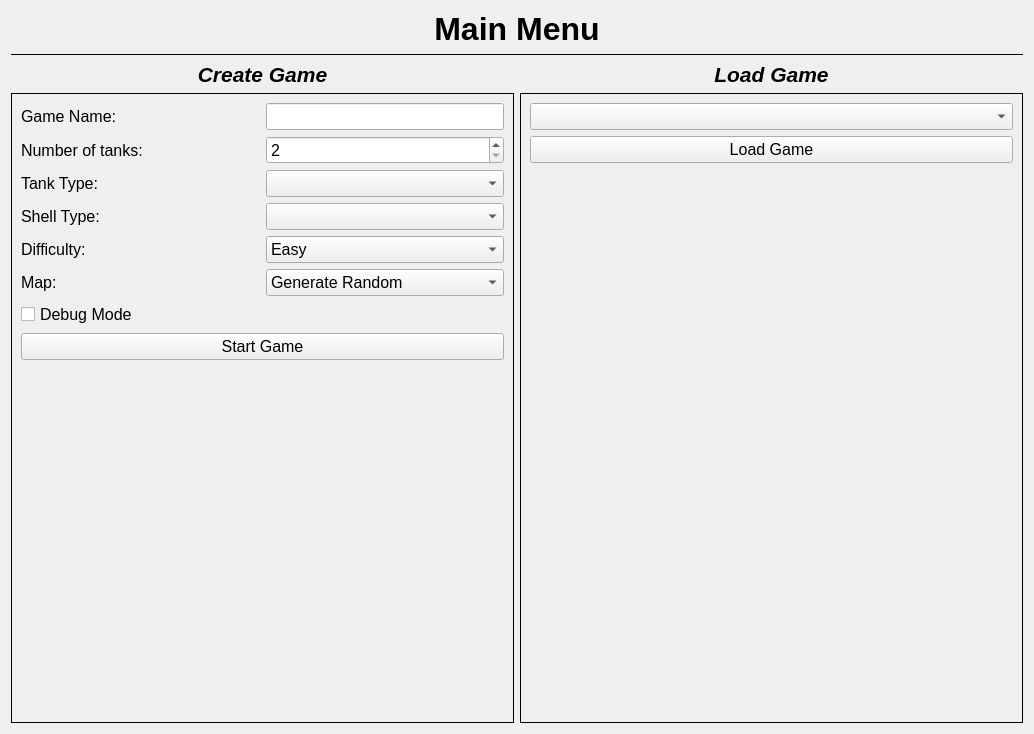
<?xml version="1.0" encoding="UTF-8"?>
<ui version="4.0">
 <class>Form</class>
 <widget class="QWidget" name="Form">
  <property name="geometry">
   <rect>
    <x>0</x>
    <y>0</y>
    <width>1034</width>
    <height>734</height>
   </rect>
  </property>
  <property name="windowTitle">
   <string>Form</string>
  </property>
  <layout class="QGridLayout" name="gridLayout">
   <item row="3" column="0">
    <widget class="QFrame" name="frame">
     <property name="frameShape">
      <enum>QFrame::Box</enum>
     </property>
     <property name="frameShadow">
      <enum>QFrame::Plain</enum>
     </property>
     <property name="lineWidth">
      <number>1</number>
     </property>
     <property name="midLineWidth">
      <number>0</number>
     </property>
     <layout class="QGridLayout" name="gridLayout_2">
      <item row="3" column="0">
       <widget class="QLabel" name="label_6">
        <property name="font">
         <font>
          <pointsize>12</pointsize>
         </font>
        </property>
        <property name="text">
         <string>Tank Type:</string>
        </property>
       </widget>
      </item>
      <item row="4" column="1">
       <widget class="QComboBox" name="shell_type_combobox">
        <property name="font">
         <font>
          <pointsize>12</pointsize>
         </font>
        </property>
       </widget>
      </item>
      <item row="1" column="0">
       <widget class="QLabel" name="label_5">
        <property name="font">
         <font>
          <pointsize>12</pointsize>
         </font>
        </property>
        <property name="text">
         <string>Game Name:</string>
        </property>
       </widget>
      </item>
      <item row="2" column="0">
       <widget class="QLabel" name="label_2">
        <property name="font">
         <font>
          <pointsize>12</pointsize>
         </font>
        </property>
        <property name="text">
         <string>Number of tanks:</string>
        </property>
       </widget>
      </item>
      <item row="9" column="0" colspan="2">
       <spacer name="verticalSpacer">
        <property name="orientation">
         <enum>Qt::Vertical</enum>
        </property>
        <property name="sizeHint" stdset="0">
         <size>
          <width>20</width>
          <height>40</height>
         </size>
        </property>
       </spacer>
      </item>
      <item row="6" column="1">
       <widget class="QComboBox" name="map_files_combobox">
        <property name="font">
         <font>
          <pointsize>12</pointsize>
         </font>
        </property>
        <item>
         <property name="text">
          <string>Generate Random</string>
         </property>
        </item>
       </widget>
      </item>
      <item row="6" column="0">
       <widget class="QLabel" name="label_4">
        <property name="font">
         <font>
          <pointsize>12</pointsize>
         </font>
        </property>
        <property name="text">
         <string>Map:</string>
        </property>
       </widget>
      </item>
      <item row="2" column="1">
       <widget class="QSpinBox" name="number_of_tanks_spinbox">
        <property name="font">
         <font>
          <pointsize>12</pointsize>
         </font>
        </property>
        <property name="minimum">
         <number>2</number>
        </property>
        <property name="maximum">
         <number>10</number>
        </property>
       </widget>
      </item>
      <item row="5" column="0">
       <widget class="QLabel" name="label_3">
        <property name="font">
         <font>
          <pointsize>12</pointsize>
         </font>
        </property>
        <property name="text">
         <string>Difficulty:</string>
        </property>
       </widget>
      </item>
      <item row="5" column="1">
       <widget class="QComboBox" name="difficulty_combobox">
        <property name="font">
         <font>
          <pointsize>12</pointsize>
         </font>
        </property>
        <property name="currentText">
         <string>Easy</string>
        </property>
        <item>
         <property name="text">
          <string>Easy</string>
         </property>
        </item>
        <item>
         <property name="text">
          <string>Medium</string>
         </property>
        </item>
        <item>
         <property name="text">
          <string>Hard</string>
         </property>
        </item>
       </widget>
      </item>
      <item row="1" column="1">
       <widget class="QLineEdit" name="game_name_line_edit">
        <property name="sizePolicy">
         <sizepolicy hsizetype="Minimum" vsizetype="Fixed">
          <horstretch>0</horstretch>
          <verstretch>0</verstretch>
         </sizepolicy>
        </property>
        <property name="font">
         <font>
          <pointsize>12</pointsize>
         </font>
        </property>
       </widget>
      </item>
      <item row="8" column="0" colspan="2">
       <widget class="QPushButton" name="start_game_button">
        <property name="font">
         <font>
          <pointsize>12</pointsize>
         </font>
        </property>
        <property name="text">
         <string>Start Game</string>
        </property>
       </widget>
      </item>
      <item row="3" column="1">
       <widget class="QComboBox" name="tank_type_combobox">
        <property name="font">
         <font>
          <pointsize>12</pointsize>
         </font>
        </property>
       </widget>
      </item>
      <item row="4" column="0">
       <widget class="QLabel" name="label_7">
        <property name="font">
         <font>
          <pointsize>12</pointsize>
         </font>
        </property>
        <property name="text">
         <string>Shell Type:</string>
        </property>
       </widget>
      </item>
      <item row="7" column="0" colspan="2">
       <widget class="QCheckBox" name="debug_mode_checkbox">
        <property name="font">
         <font>
          <pointsize>12</pointsize>
         </font>
        </property>
        <property name="text">
         <string>Debug Mode</string>
        </property>
       </widget>
      </item>
     </layout>
    </widget>
   </item>
   <item row="1" column="0" colspan="2">
    <widget class="Line" name="main_menu_divider">
     <property name="frameShadow">
      <enum>QFrame::Plain</enum>
     </property>
     <property name="orientation">
      <enum>Qt::Horizontal</enum>
     </property>
    </widget>
   </item>
   <item row="0" column="0" colspan="2">
    <widget class="QLabel" name="label">
     <property name="maximumSize">
      <size>
       <width>16777215</width>
       <height>50</height>
      </size>
     </property>
     <property name="font">
      <font>
       <pointsize>24</pointsize>
       <weight>75</weight>
       <bold>true</bold>
      </font>
     </property>
     <property name="text">
      <string>Main Menu</string>
     </property>
     <property name="alignment">
      <set>Qt::AlignCenter</set>
     </property>
    </widget>
   </item>
   <item row="3" column="1">
    <widget class="QFrame" name="frame_2">
     <property name="frameShape">
      <enum>QFrame::Box</enum>
     </property>
     <property name="frameShadow">
      <enum>QFrame::Plain</enum>
     </property>
     <property name="lineWidth">
      <number>1</number>
     </property>
     <property name="midLineWidth">
      <number>0</number>
     </property>
     <layout class="QGridLayout" name="gridLayout_3">
      <item row="2" column="0">
       <widget class="QPushButton" name="load_game_button">
        <property name="font">
         <font>
          <pointsize>12</pointsize>
         </font>
        </property>
        <property name="text">
         <string>Load Game</string>
        </property>
       </widget>
      </item>
      <item row="1" column="0">
       <widget class="QComboBox" name="save_files_combobox">
        <property name="font">
         <font>
          <pointsize>12</pointsize>
         </font>
        </property>
       </widget>
      </item>
      <item row="3" column="0">
       <spacer name="verticalSpacer_2">
        <property name="orientation">
         <enum>Qt::Vertical</enum>
        </property>
        <property name="sizeHint" stdset="0">
         <size>
          <width>20</width>
          <height>40</height>
         </size>
        </property>
       </spacer>
      </item>
     </layout>
    </widget>
   </item>
   <item row="2" column="0">
    <widget class="QLabel" name="label_8">
     <property name="font">
      <font>
       <pointsize>16</pointsize>
       <weight>75</weight>
       <italic>true</italic>
       <bold>true</bold>
       <underline>false</underline>
      </font>
     </property>
     <property name="text">
      <string>Create Game</string>
     </property>
     <property name="alignment">
      <set>Qt::AlignCenter</set>
     </property>
    </widget>
   </item>
   <item row="2" column="1">
    <widget class="QLabel" name="label_9">
     <property name="font">
      <font>
       <pointsize>16</pointsize>
       <weight>75</weight>
       <italic>true</italic>
       <bold>true</bold>
       <underline>false</underline>
      </font>
     </property>
     <property name="text">
      <string>Load Game</string>
     </property>
     <property name="alignment">
      <set>Qt::AlignCenter</set>
     </property>
    </widget>
   </item>
  </layout>
 </widget>
 <resources/>
 <connections/>
</ui>
